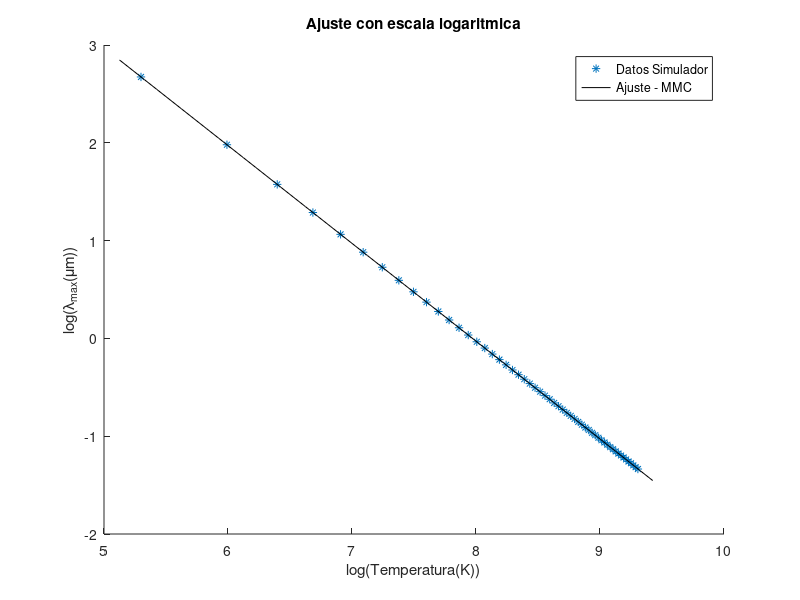

Recreate this plot in MATLAB.
clear all; close all;
x = 200:200:11000; 
y = [14.489 7.244 4.83 3.622 2.898 2.415 2.07 1.811 1.61 1.449 1.317 1.207 1.115 1.035 0.966 0.906 0.852 0.805 0.763 0.724 0.69 0.659 0.63 0.604 0.58 0.557 0.537 0.517 0.5 0.483 0.467 0.453 0.439 0.426 0.414 0.402 0.392 0.381 0.372 0.362 0.353 0.345 0.337 0.329 0.322 0.315 0.308 0.302 0.296 0.29 0.284 0.279 0.273 0.268 0.263]; 
format long
x = log(x);
y = log(y);

size(x)
size(y)
N = size(x)(2)

sxy = sum(x.*y);
sxx = sum(x.*x);
syy = sum(y.*y);
sx = sum(x);
sy = sum(y);
a = (((N)*(sxy))-((sx)*(sy)))/(((N)*(sxx))-((sx)*(sx)))
b = (((sxx)*(sy))-((sx)*(sxy)))/(((N)*(sxx))-((sx)*(sx)))
e = (y-((a*x)+b)).^2;
sei = sum(e);
incertidumbrea=sqrt((sei)/(N-2))*sqrt((N)/(((N)*(sxx))-((sx)*(sx))))
incertidumbreb=sqrt((sei)/(N-2))*sqrt((sxx)/(((N)*(sxx))-((sx)*(sx))))
r = (((N)*(sxy))-((sx)*(sy)))/(sqrt(((N)*(sxx))-((sx)*(sx)))*sqrt(((N)*(syy))-((sy)*(sy))))

c = polyfit(x,y,1)
xx = 5.125:0.1:9.5;
yy = polyval(c,xx);

hold on;

plot(x,y,'*')
plot(xx,yy,'-bk')
legend('Datos Simulador','Ajuste - MMC') 
xlabel('log(Temperatura(K))');ylabel('log(\lambda_{max}(\mum))');
title('Ajuste con escala logaritmica')
%x_err= ones(1,24)*-3
%errorbar(x,y,x_err)
%y_err= [1.1, 0.9, 0.7, 1.0, 0.7, 0.6, 1.0, 0.9, 0.5];
%errorbar(x,y_medidos,y_err)
hold off;
print -djpeg -r100 grafica_ajustelog_lambdamax.jpg
